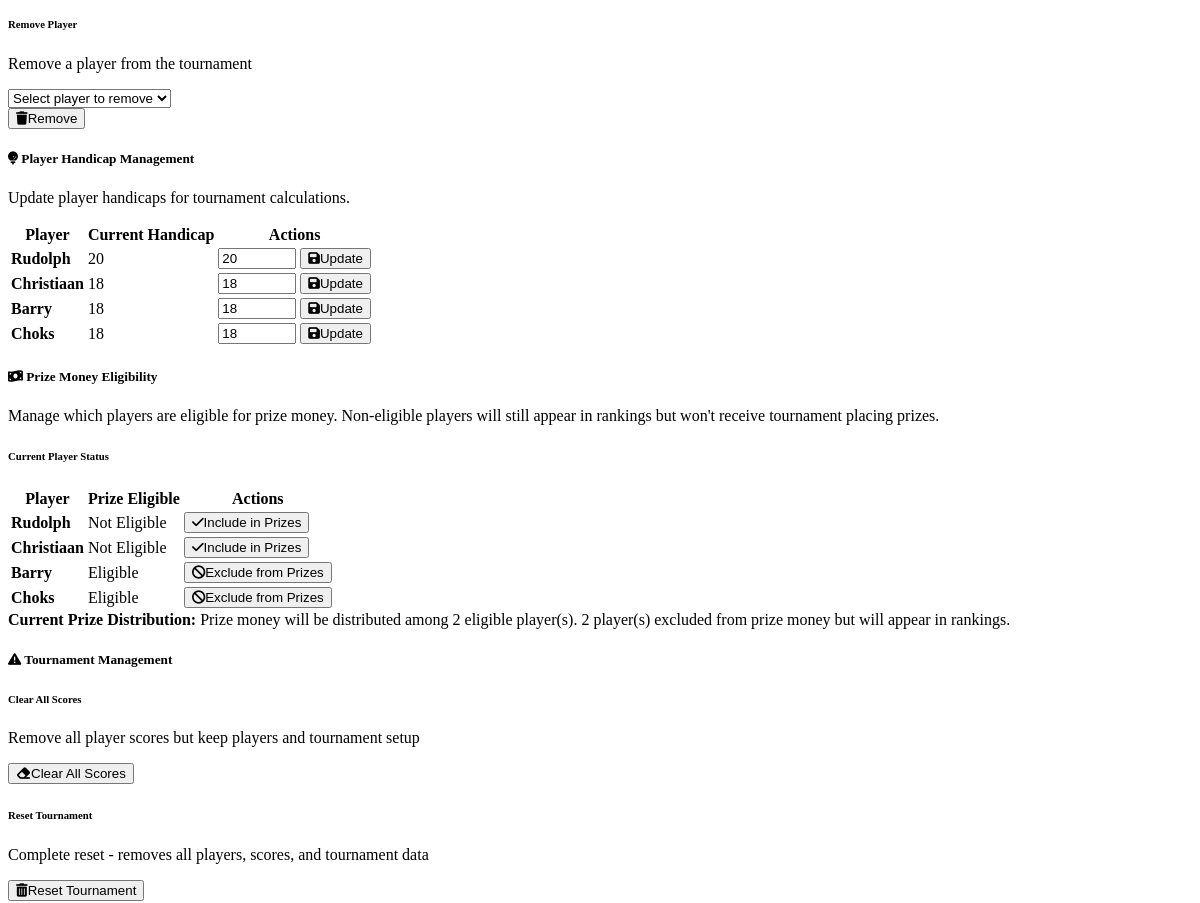
/admin (middle part), run on an earlier commit of the app's database.
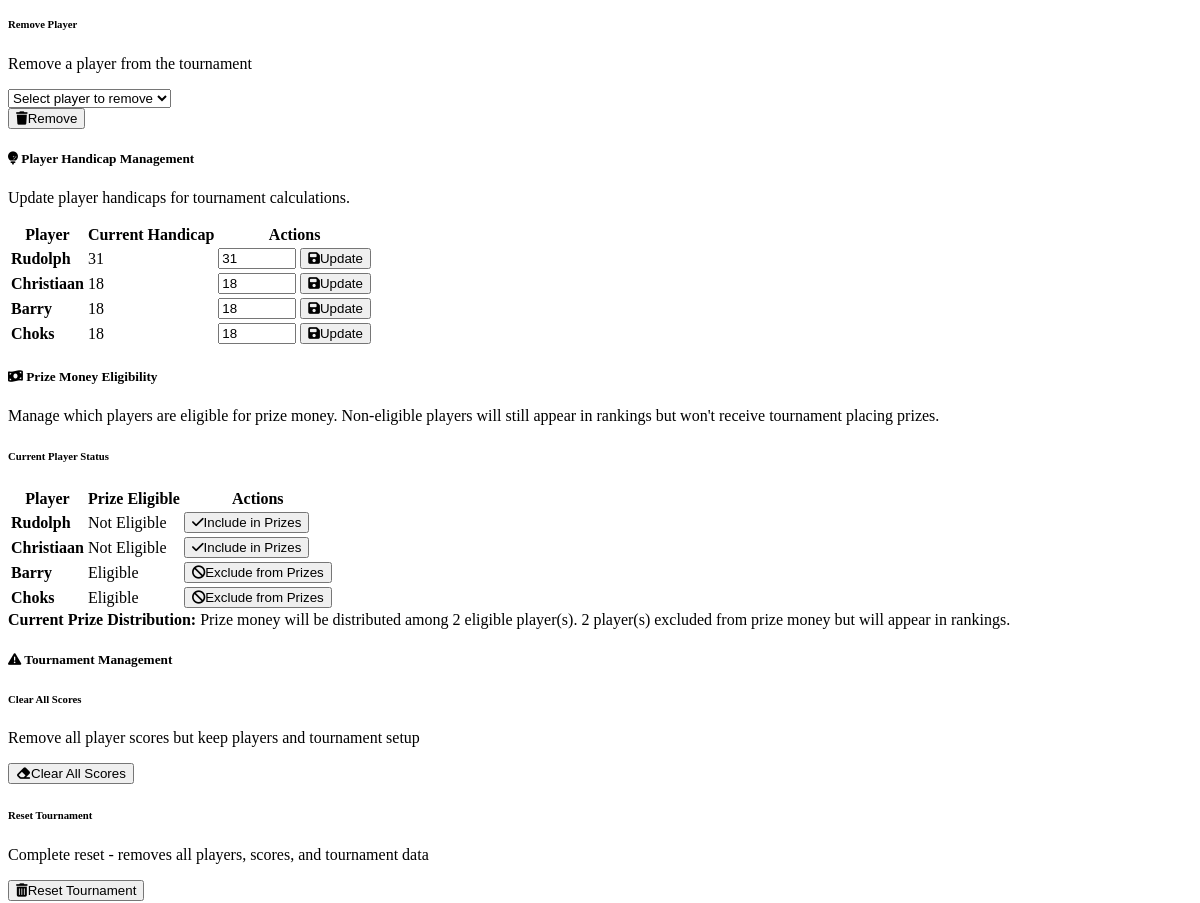
And on a later commit of the database.
### models.py (models this page shows)
class Player(db.Model):
    id = db.Column(db.Integer, primary_key=True)
    name = db.Column(db.String(100), nullable=False)
    tournament_id = db.Column(db.Integer, db.ForeignKey('tournament.id'), nullable=False)
    handicap = db.Column(db.Integer, default=0)
    prize_eligible = db.Column(db.Boolean, default=True)  # New field for prize eligibility
    created_at = db.Column(db.DateTime, default=datetime.utcnow)
    scores = db.relationship('Score', backref='player', lazy=True)

### routes.py (the view)
@app.route('/admin')
def admin():
    tournament = Tournament.query.first()
    if not tournament:
        return redirect(url_for('player_setup'))
    players = Player.query.filter_by(tournament_id=tournament.id).all()
    rounds = Round.query.filter_by(tournament_id=tournament.id).order_by(Round.day).all()
    return render_template('admin.html',
                         tournament=tournament,
                         players=players,
                         rounds=rounds,
                         tournament_formats=TOURNAMENT_FORMATS)

### templates/admin.html (shortened to what the changed rows need)
{% extends "base.html" %}
{% block content %}
<div class="container">
    <div class="row mb-4">
        <div class="col-12">
            <div class="card border-warning">
                <div class="card-body">
                    <div class="table-responsive">
                        <table class="table table-sm">
                            <thead class="table-light">
                                <tr>
                                    <th>Player</th>
                                    <th class="text-center">Current Handicap</th>
                                    <th class="text-center">Actions</th>
                                </tr>
                            </thead>
                            <tbody>
                                {% for player in players %}
                                <tr>
                                    <td><strong>{{ player.name }}</strong></td>
                                    <td class="text-center">
                                        <span class="badge bg-primary">{{ player.handicap }}</span>
                                    </td>
                                    <td class="text-center">
                                        <form method="POST" action="{{ url_for('update_player_handicap') }}" style="display: inline;" class="d-flex align-items-center justify-content-center">
                                            <input type="number" name="new_handicap" value="{{ player.handicap }}"
                                                   min="0" max="36" class="form-control form-control-sm me-2"
                                                   style="width: 70px;" required>
                                            <button type="submit" class="btn btn-sm btn-warning">
                                                <i class="fas fa-save me-1"></i>Update
                                            </button>
                                        </form>
                                    </td>
                                </tr>
                                {% endfor %}
                            </tbody>
                        </table>
                    </div>
                </div>
            </div>
        </div>
    </div>
    <div class="row mb-4">
        <div class="col-12">
                <div class="card-body">
                    <div class="row">
                        <div class="col-12">
                            <div class="table-responsive">
                                <table class="table table-sm">
                                    <thead class="table-light">
                                        <tr>
                                            <th>Player</th>
                                            <th>Prize Eligible</th>
                                            <th>Actions</th>
                                        </tr>
                                    </thead>
                                    <tbody>
                                        {% for player in players %}
                                        <tr>
                                            <td><strong>{{ player.name }}</strong></td>
                                            <td>
                                                {% if player.prize_eligible %}
                                                    <span class="badge bg-success">Eligible</span>
                                                {% else %}
                                                    <span class="badge bg-warning">Not Eligible</span>
                                                {% endif %}
                                            </td>
                                            <td>
                                                <form method="POST" action="{{ url_for('toggle_prize_eligibility') }}" style="display: inline;">
                                                    {% if player.prize_eligible %}
                                                        <input type="hidden" name="action" value="exclude">
                                                        <button type="submit" class="btn btn-warning btn-sm"
                                                                onclick="return confirm('Are you sure you want to exclude {{ player.name }} from prize money? They will still appear in rankings.')">
                                                            <i class="fas fa-ban me-1"></i>Exclude from Prizes
                                                        </button>
                                                    {% else %}
                                                        <button type="submit" class="btn btn-success btn-sm">
                                                            <i class="fas fa-check me-1"></i>Include in Prizes
                                                        </button>
                                                    {% endif %}
                                                </form>
                                            </td>
                                        </tr>
                                        {% endfor %}
                                    </tbody>
                                </table>
                            </div>
                        </div>
                    </div>
                                {% set eligible_count = players|selectattr('prize_eligible')|list|length %}
                </div>
            </div>
        </div>
    </div>
{% endblock %}

What changed in the data, as far as the page shows it:
changed Player "Rudolph": handicap "20" → "31"; new_handicap "20" → "31"
